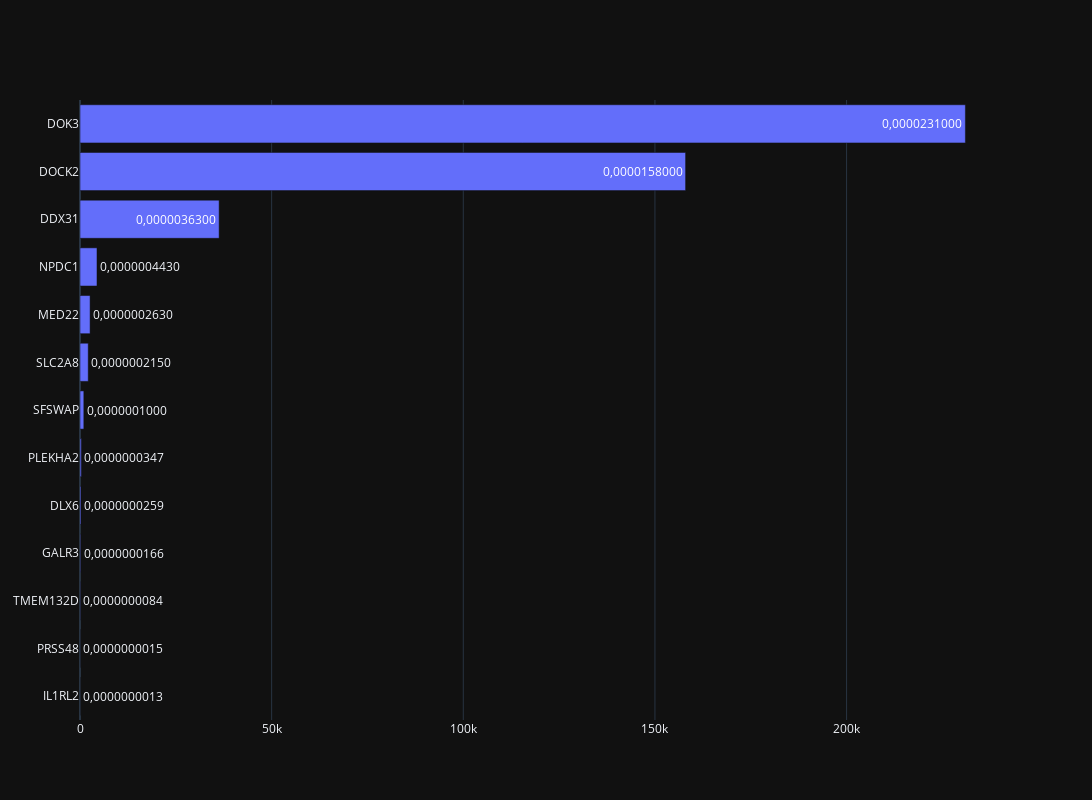

This figure's notebook cell:
### Code cell
fig = pgo.Figure(data=[pgo.Bar(
            x=x, y=y,
            text=x,
            textposition='auto',orientation='h'
        )])
fig.update_layout(template='plotly_dark',height = 800, width= 1200)
fig.show()

### Figure 1 — Plotly figure (JSON) as saved in the notebook; plotly's stock layout.template omitted (floating-point values rounded to 4 significant figures)
{"data": [{"orientation": "h", "text": ["0,0000000013", "0,0000000015", "0,0000000084", "0,0000000166", "0,0000000259", "0,0000000347", "0,0000001000", "0,0000002150", "0,0000002630", "0,0000004430", "0,0000036300", "0,0000158000", "0,0000231000"], "textposition": "auto", "type": "bar", "x": ["0,0000000013", "0,0000000015", "0,0000000084", "0,0000000166", "0,0000000259", "0,0000000347", "0,0000001000", "0,0000002150", "0,0000002630", "0,0000004430", "0,0000036300", "0,0000158000", "0,0000231000"], "y": ["IL1RL2", "PRSS48", "TMEM132D", "GALR3", "DLX6", "PLEKHA2", "SFSWAP", "SLC2A8", "MED22", "NPDC1", "DDX31", "DOCK2", "DOK3"]}], "layout": {"height": 800, "width": 1200, "xaxis": {"autorange": true, "range": [0, 243200.0]}, "yaxis": {"autorange": true, "range": [-0.5, 12.5], "type": "category"}}}
